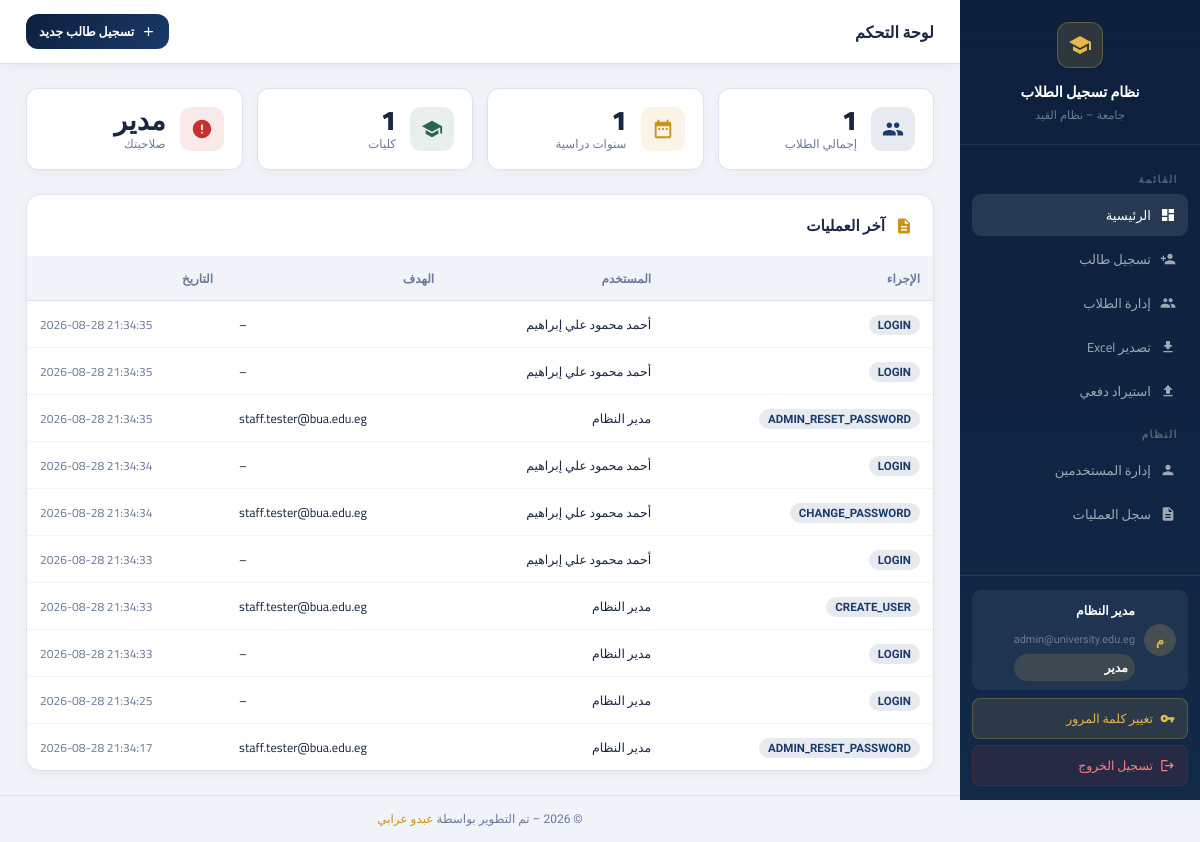
Page / (signed in) on the earlier database version.
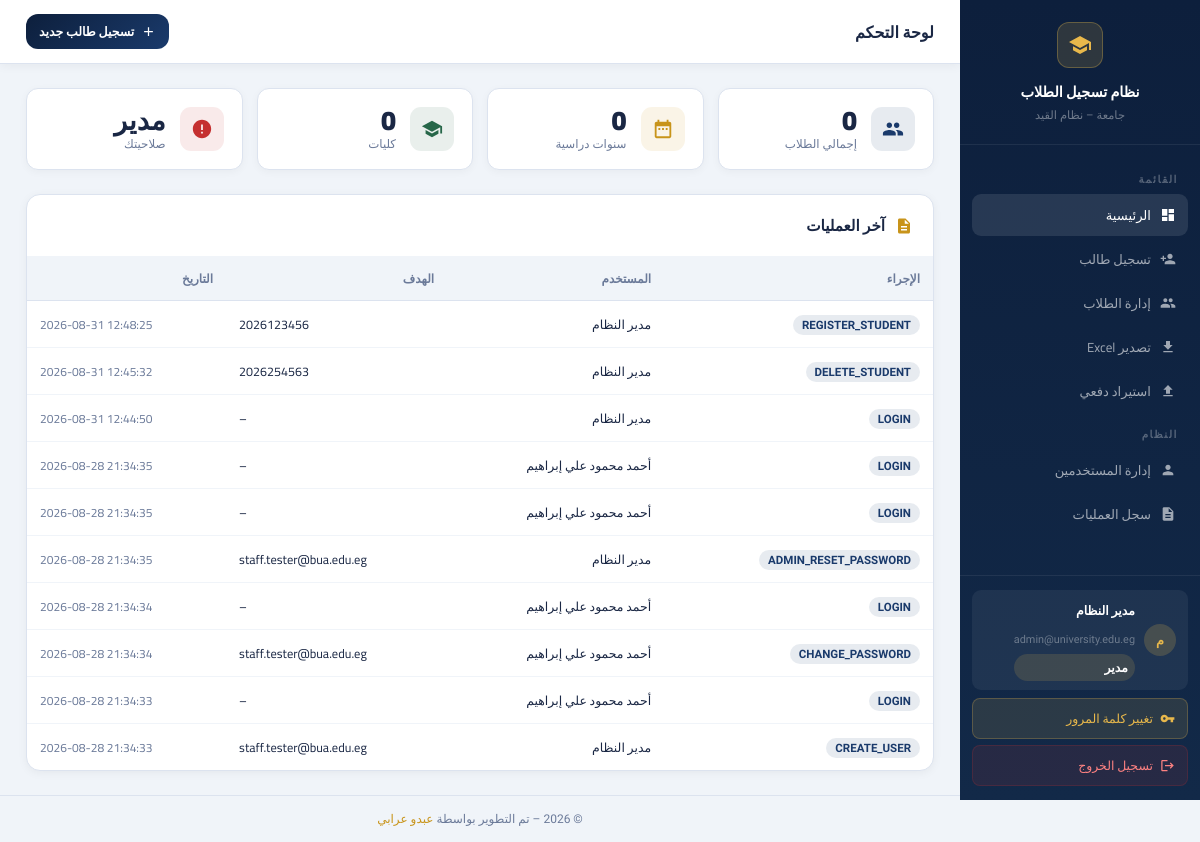
Same page on the later database version.
### tables this page shows
CREATE TABLE users (
    id            INTEGER PRIMARY KEY AUTOINCREMENT,
    email         TEXT    NOT NULL UNIQUE,
    password_hash TEXT    NOT NULL,
    full_name     TEXT    NOT NULL,
    role          TEXT    NOT NULL DEFAULT 'staff',
    college       TEXT,
    student_id    TEXT    UNIQUE,
    is_active     INTEGER NOT NULL DEFAULT 1,
    email_verified INTEGER NOT NULL DEFAULT 0,
    verify_token  TEXT,
    reset_token   TEXT,
    reset_expires TEXT,
    created_at    DATETIME DEFAULT CURRENT_TIMESTAMP
);

CREATE TABLE audit_log (
    id         INTEGER PRIMARY KEY AUTOINCREMENT,
    user_id    INTEGER REFERENCES users(id),
    action     TEXT    NOT NULL,
    target     TEXT,
    detail     TEXT,
    ip         TEXT,
    created_at DATETIME DEFAULT CURRENT_TIMESTAMP
);

### app.py (the view, shortened to what this page needs)
@app.route("/")
@login_required
def dashboard():
    db  = get_db(); cur = db.cursor()
    cur.execute("SELECT COUNT(*) AS c FROM students")
    total = (_row_to_dict(cur.fetchone()) or {}).get("c", 0)
    cur.execute("SELECT COUNT(DISTINCT year) AS c FROM students")
    years = (_row_to_dict(cur.fetchone()) or {}).get("c", 0)
    cur.execute("SELECT COUNT(DISTINCT college) AS c FROM students")
    colleges_n = (_row_to_dict(cur.fetchone()) or {}).get("c", 0)
    cur.execute("""SELECT a.action, a.target, a.created_at, u.full_name
                   FROM audit_log a LEFT JOIN users u ON a.user_id=u.id
                   ORDER BY a.created_at DESC LIMIT 10""")
    audit = [_row_to_dict(r) for r in cur.fetchall()]
    db.close()
    return render_template("dashboard.html",
        total=total, years=years, colleges_n=colleges_n,
        audit=audit, role=session.get("role"),
        user_name=session.get("user_name"), colleges=COLLEGES,
        all_years=YEAR_RANGE)

### app.py (called while the page is built)
@app.after_request
def add_security_headers(response):
    response.headers["X-Frame-Options"] = "SAMEORIGIN"  # Clickjacking mitigation (V-008)
    response.headers["X-Content-Type-Options"] = "nosniff"  # MIME sniffing prevention (V-024)
    response.headers["Content-Security-Policy"] = (
        "default-src 'self'; "
        "script-src 'self' 'unsafe-inline' https://fonts.googleapis.com; "
        "style-src 'self' 'unsafe-inline' https://fonts.googleapis.com; "
        "img-src 'self' data: https://res.cloudinary.com; "
        "font-src 'self' https://fonts.gstatic.com; "
        "frame-ancestors 'none';"
    )
    response.headers["Strict-Transport-Security"] = "max-age=31536000; includeSubDomains"
    return response

def _row_to_dict(row) -> dict:
    if row is None: return {}
    if is_use_pg(): return dict(row)
    return dict(zip(row.keys(), row))

def login_required(f):
    @wraps(f)
    def inner(*a, **kw):
        if not session.get("user_id"):
            return redirect(url_for("auth_login"))
        return f(*a, **kw)
    return inner

### database.py (called while the page is built)
def is_use_pg() -> bool:
    global USE_PG
    return bool(USE_PG and HAS_PG)

def _connect_sqlite():
    os.makedirs(os.path.dirname(SQLITE_PATH), exist_ok=True)
    conn = sqlite3.connect(SQLITE_PATH, timeout=10.0)
    conn.row_factory = sqlite3.Row
    conn.execute("PRAGMA journal_mode=WAL")
    conn.execute("PRAGMA foreign_keys=ON")
    return conn

def get_db(force_sqlite: bool = False):
    global USE_PG
    if force_sqlite:
        USE_PG = False
        _ensure_sqlite_initialized()
        return _connect_sqlite()
    if USE_PG:
        try:
            conn = psycopg2.connect(
                DB_URL,
                connect_timeout=PG_TIMEOUT,
                cursor_factory=psycopg2.extras.RealDictCursor
            )
            return conn
        except Exception as e:
            print(f"[WARNING] PostgreSQL connection failed: {e}")
            print(f"[INFO] Automatically falling back to local SQLite database: {SQLITE_PATH}")
            USE_PG = False
            _ensure_sqlite_initialized()
            return _connect_sqlite()
    else:
        return _connect_sqlite()

### templates/dashboard.html (shortened to what this page needs)
{% extends "base.html" %}
{% block content %}
<div class="topbar">
  <h1>لوحة التحكم</h1>
  <a href="{{ url_for('register_form') }}" class="btn btn-primary btn-sm">
    <svg style="width:15px;height:15px;fill:currentColor" viewBox="0 0 24 24"><path d="M19 13h-6v6h-2v-6H5v-2h6V5h2v6h6v2z"/></svg>
    تسجيل طالب جديد
  </a>
</div>
<div class="content">
  <div class="stat-grid">
    <div class="stat-card">
      <div class="stat-icon blue"></div>
      <div><div class="stat-val">{{ total }}</div><div class="stat-lbl">إجمالي الطلاب</div></div>
    </div>
    <div class="stat-card">
      <div class="stat-icon gold"><svg viewBox="0 0 24 24"><path d="M9 11H7v2h2v-2zm4 0h-2v2h2v-2zm4 0h-2v2h2v-2zm2-7h-1V2h-2v2H8V2H6v2H5c-1.11 0-2 .9-2 2v14c0 1.1.89 2 2 2h14c1.1 0 2-.9 2-2V6c0-1.1-.9-2-2-2zm0 16H5V9h14v11z"/></svg></div>
      <div><div class="stat-val">{{ years }}</div><div class="stat-lbl">سنوات دراسية</div></div>
    </div>
    <div class="stat-card">
      <div class="stat-icon green"><svg viewBox="0 0 24 24"><path d="M12 3L1 9l11 6 9-4.91V17h2V9L12 3zM5 13.18v4L12 21l7-3.82v-4L12 17l-7-3.82z"/></svg></div>
      <div><div class="stat-val">{{ colleges_n }}</div><div class="stat-lbl">كليات</div></div>
    </div>
    <div class="stat-card">
      <div class="stat-icon red"><svg viewBox="0 0 24 24"><path d="M12 2C6.48 2 2 6.48 2 12s4.48 10 10 10 10-4.48 10-10S17.52 2 12 2zm1 15h-2v-2h2v2zm0-4h-2V7h2v6z"/></svg></div>
      <div><div class="stat-val" id="stat-role">{{ {'superadmin':'مدير','admin':'مسؤول','staff':'موظف'}.get(role,'') }}</div><div class="stat-lbl">صلاحيتك</div></div>
    </div>
  </div>
  {% if role == 'superadmin' %}
  <div class="card">
    <div class="card-header">
      <svg style="width:18px;height:18px;fill:#c8941a" viewBox="0 0 24 24"><path d="M14 2H6c-1.1 0-2 .9-2 2v16c0 1.1.9 2 2 2h12c1.1 0 2-.9 2-2V8l-6-6zm2 16H8v-2h8v2zm0-4H8v-2h8v2zm-3-5V3.5L18.5 9H13z"/></svg>
      <h2>آخر العمليات</h2>
    </div>
    <div class="tbl-wrap">
      <table>
        <thead><tr><th>الإجراء</th><th>المستخدم</th><th>الهدف</th><th>التاريخ</th></tr></thead>
        <tbody>
        {% for a in audit %}
        <tr>
          <td><span class="badge badge-blue">{{ a.action }}</span></td>
          <td style="font-size:.78rem">{{ a.full_name or '–' }}</td>
          <td style="font-size:.78rem;direction:ltr">{{ a.target or '–' }}</td>
          <td style="font-size:.75rem;color:var(--muted);direction:ltr">{{ a.created_at }}</td>
        </tr>
        {% endfor %}
        </tbody>
      </table>
    </div>
  </div>
  {% endif %}
</div>
{% endblock %}

### templates/base.html (shortened to what this page needs)
<!DOCTYPE html>
<html lang="ar" dir="rtl">
<head>
</head>
<body>
{% if session.get('user_id') %}
<aside class="sidebar">
  <div class="sb-brand">
    <div class="logo"><svg viewBox="0 0 24 24"><path d="M12 3L1 9l11 6 9-4.91V17h2V9L12 3zM5 13.18v4L12 21l7-3.82v-4L12 17l-7-3.82z"/></svg></div>
    <h2>نظام تسجيل الطلاب</h2>
    <p>جامعة – نظام القيد</p>
  </div>
  <nav class="sb-nav">
    <div class="sb-section">القائمة</div>
    <a href="{{ url_for('dashboard') }}" class="sb-link {% if request.endpoint=='dashboard' %}active{% endif %}">
      <svg viewBox="0 0 24 24"><path d="M3 13h8V3H3v10zm0 8h8v-6H3v6zm10 0h8V11h-8v10zm0-18v6h8V3h-8z"/></svg> الرئيسية
    </a>
    <a href="{{ url_for('register_form') }}" class="sb-link {% if request.endpoint=='register_form' %}active{% endif %}">
      <svg viewBox="0 0 24 24"><path d="M15 12c2.21 0 4-1.79 4-4s-1.79-4-4-4-4 1.79-4 4 1.79 4 4 4zm-9-2V7H4v3H1v2h3v3h2v-3h3v-2H6zm9 4c-2.67 0-8 1.34-8 4v2h16v-2c0-2.66-5.33-4-8-4z"/></svg> تسجيل طالب
    </a>
    <a href="{{ url_for('admin_panel') }}" class="sb-link {% if request.endpoint=='admin_panel' %}active{% endif %}">
      إدارة الطلاب
    </a>
    {% if session.get('role') in ['superadmin','admin'] %}
    <a href="{{ url_for('admin_export') }}" class="sb-link">
      <svg viewBox="0 0 24 24"><path d="M19 9h-4V3H9v6H5l7 7 7-7zM5 18v2h14v-2H5z"/></svg> تصدير Excel
    </a>
    <a href="{{ url_for('bulk_import') }}" class="sb-link {% if request.endpoint=='bulk_import' %}active{% endif %}">
      <svg viewBox="0 0 24 24"><path d="M9 16h6v-6h4l-7-7-7 7h4zm-4 2h14v2H5z"/></svg> استيراد دفعي
    </a>
    {% endif %}
    {% if session.get('role') == 'superadmin' %}
    <div class="sb-section">النظام</div>
    <a href="{{ url_for('admin_panel') }}#users" class="sb-link">
      <svg viewBox="0 0 24 24"><path d="M12 12c2.21 0 4-1.79 4-4s-1.79-4-4-4-4 1.79-4 4 1.79 4 4 4zm0 2c-2.67 0-8 1.34-8 4v2h16v-2c0-2.66-5.33-4-8-4z"/></svg> إدارة المستخدمين
    </a>
    <a href="{{ url_for('admin_panel') }}#audit" class="sb-link">
      <svg viewBox="0 0 24 24"><path d="M14 2H6c-1.1 0-2 .9-2 2v16c0 1.1.9 2 2 2h12c1.1 0 2-.9 2-2V8l-6-6zm2 16H8v-2h8v2zm0-4H8v-2h8v2zm-3-5V3.5L18.5 9H13z"/></svg> سجل العمليات
    </a>
    {% endif %}
  </nav>
  <div class="sb-footer">
    <div class="sb-user">
      <div class="sb-avatar">{{ session.get('user_name','?')[0] }}</div>
      <div class="sb-user-info">
        <span>{{ session.get('user_name','') }}</span>
        <small>{{ session.get('email','') }}</small>
        <span class="sb-role-badge">{{ {'superadmin':'مدير','admin':'مسؤول','staff':'موظف','student':'طالب'}.get(session.get('role',''),'') }}</span>
      </div>
    </div>
    <button onclick="openChangePwModal()" class="btn-logout" style="background:rgba(232,184,75,.12);color:var(--gold2);border-color:rgba(232,184,75,.25);margin-bottom:6px">
      <svg viewBox="0 0 24 24"><path d="M12.65 10C11.83 7.67 9.61 6 7 6c-3.31 0-6 2.69-6 6s2.69 6 6 6c2.61 0 4.83-1.67 5.65-4H17v4h4v-4h2v-4H12.65zM7 14c-1.1 0-2-.9-2-2s.9-2 2-2 2 .9 2 2-.9 2-2 2z"/></svg> تغيير كلمة المرور
    </button>
    <a href="{{ url_for('auth_logout') }}" class="btn-logout">
      <svg viewBox="0 0 24 24"><path d="M17 7l-1.41 1.41L18.17 11H8v2h10.17l-2.58 2.58L17 17l5-5zM4 5h8V3H4c-1.1 0-2 .9-2 2v14c0 1.1.9 2 2 2h8v-2H4V5z"/></svg> تسجيل الخروج
    </a>
  </div>
</aside>
{% endif %}
<div class="main">
  {% block content %}{% endblock %}
  <footer>© 2026 – تم التطوير بواسطة <a href="https://www.linkedin.com/in/abdelrahman-oraby-92588a2a5" target="_blank">عبدو عرابي</a></footer>
</div>
</body>
</html>

Differences in the rows shown:
no longer on this page (row unchanged): audit_log: action "LOGIN", full_name "مدير النظام", target "–", created_at "2026-08-28 21:34:33"
no longer on this page (row unchanged): audit_log: action "LOGIN", full_name "مدير النظام", target "–", created_at "2026-08-28 21:34:25"
no longer on this page (row unchanged): audit_log: action "ADMIN_RESET_PASSWORD", full_name "مدير النظام", target "staff.tester@bua.edu.eg", created_at "2026-08-28 21:34:17"
added audit_log: action "REGISTER_STUDENT", full_name "مدير النظام", target "2026123456", created_at "2026-08-31 12:48:25"
added audit_log: action "DELETE_STUDENT", full_name "مدير النظام", target "2026254563", created_at "2026-08-31 12:45:32"
added audit_log: action "LOGIN", full_name "مدير النظام", target "–", created_at "2026-08-31 12:44:50"
Other differences:
{{ total }}: "1" → "0"
{{ years }}: "1" → "0"
{{ colleges_n }}: "1" → "0"
